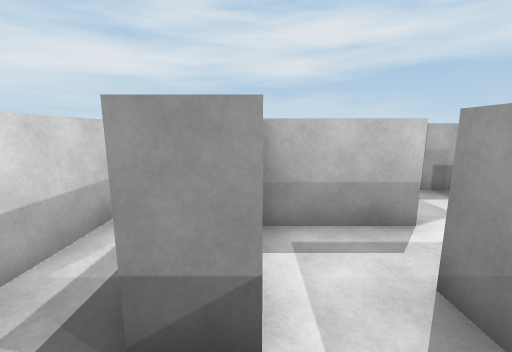
view 1 (above)

16 first-person views from a walk through a 3-D level made in the Unity game engine. The camera is 1.4 m above the floor, tilts 10° down and sees 90° across. The floor is counted in squares, 1 m on a side. Each view is taken from the middle of a square. On the plan, view 1 faces up. The plan holds only what a view shows up to about 13 squares ahead; the rest is blank. The player is left out.

view 2
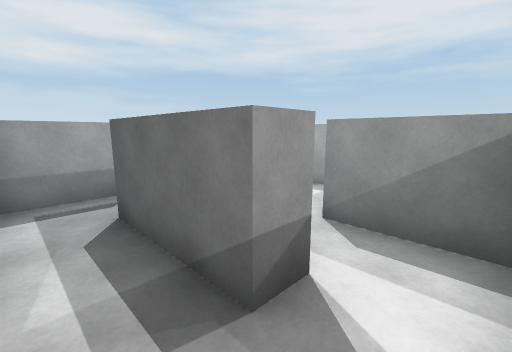

view 3
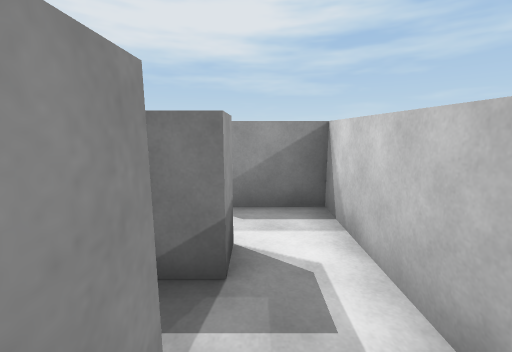

view 4
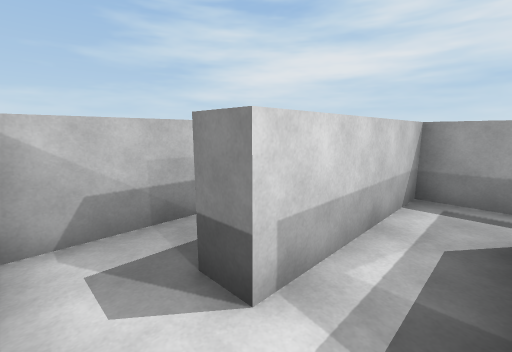

view 5
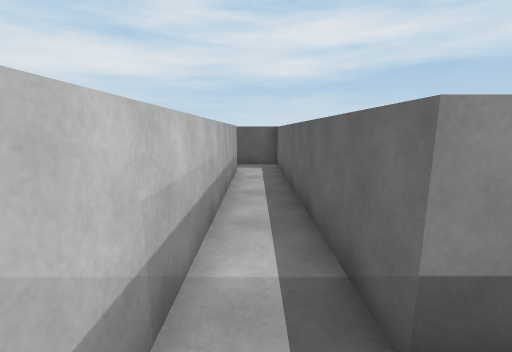

view 6
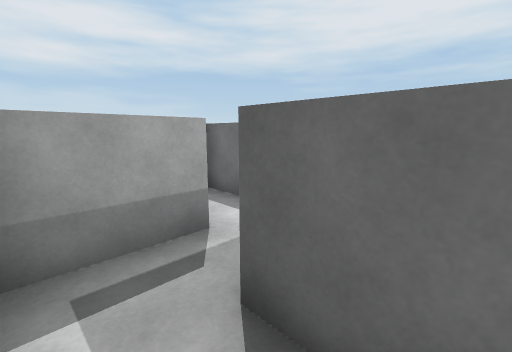

view 7
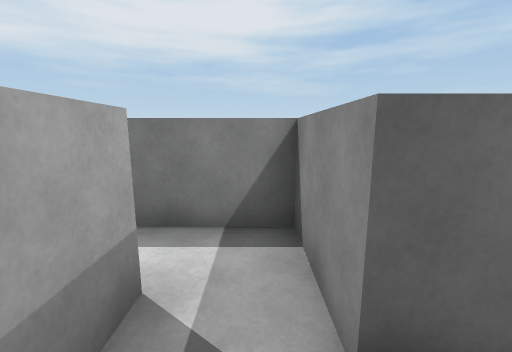

view 8
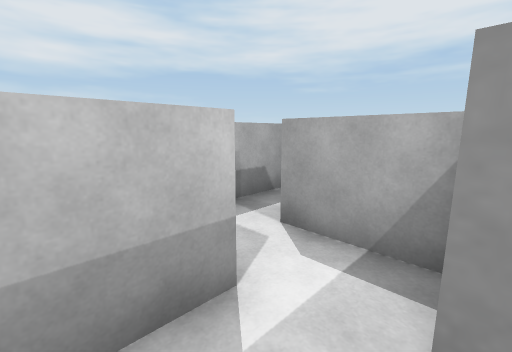

view 9
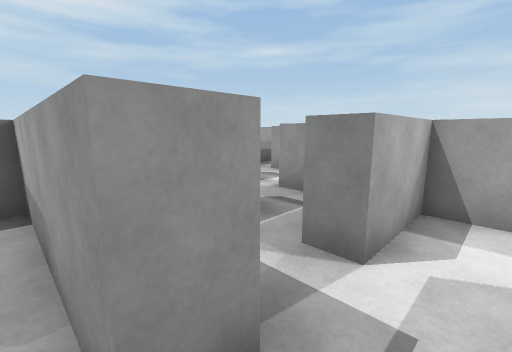

view 10
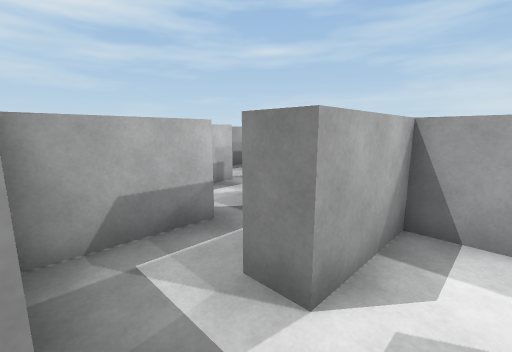

view 11
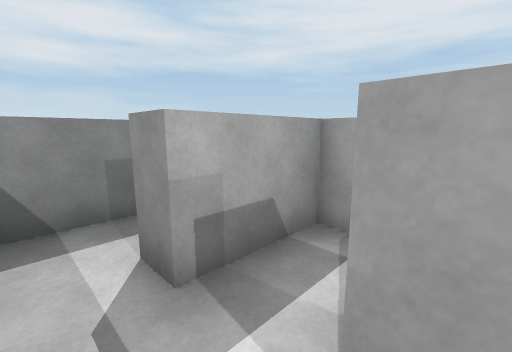

view 12
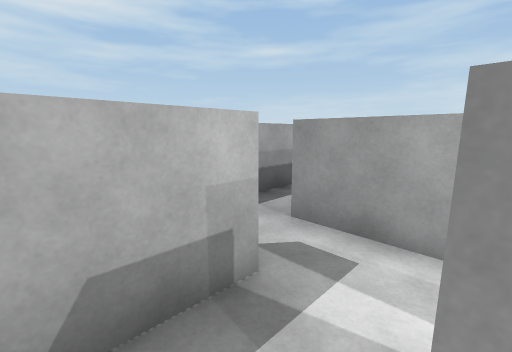

view 13
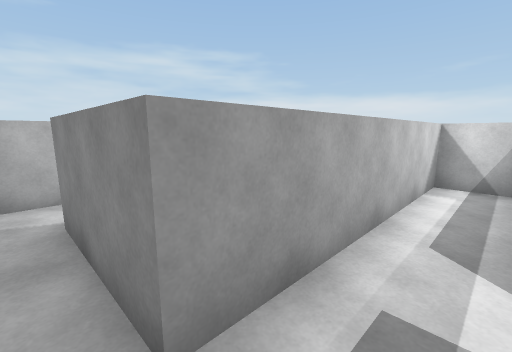

view 14
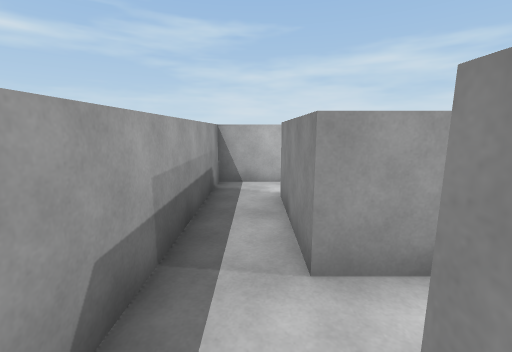

view 15
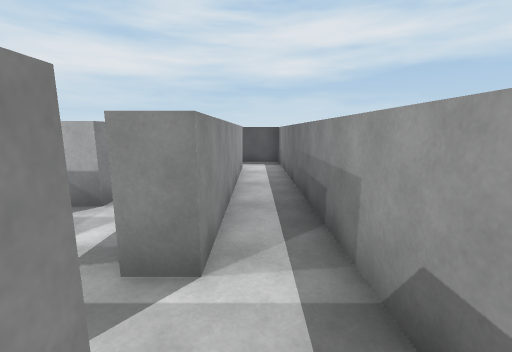

view 16
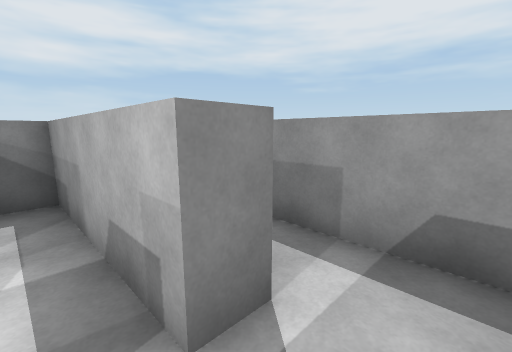

### Floor plan
Points are (right, up) in squares from view 1. A wall is a line through its corners. A room is listed if a view was taken in it or the views show most of it. See-through windows are left out.
Room 1 (views 1, 2, 4, 6, 7)
walls: (0.1, 1.3) (-0.8, 1.3) (-0.8, 4.4) (0.4, 4.4); (-1.9, -0.3) (0.6, -0.3); (0.1, 6) (-2.3, 6) (-2.3, 1.3)
ways out: opening at (-3, 0.5) to room 2; opening at (-0.5, 0.5) to room 3; opening at (-0.5, 5) to room 9
Room 2 (views 3, 5)
walls: (-2.3, 1.3) (-3.1, 1.3) (-3.1, 10.7) (-4.9, 10.7); (-4.7, 9) (-4.7, -0.1)
ways out: opening at (-3, 0.5) to room 1; opening at (-5, 10)
Room 3 (view 8)
walls: (0.6, -0.3) (1.6, -0.3) (1.6, 2.1)
ways out: opening at (-0.5, 0.5) to room 1; opening at (1, 2) to room 11
Room 4 (views 9, 10)
walls: (4, 4.4) (4.8, 4.4); (6.3, 6) (4, 6) (4, 6.8)
ways out: opening at (3, 4) to room 5; opening at (3, 6.5) to room 12; opening at (4.5, 5) to room 13
Room 5 (view 11)
walls: (2.9, 2.1) (4, 2.1) (4, 4.4)
ways out: opening at (3, 4) to room 4; opening at (2, 3) to room 11
Room 6 (view 12)
walls: (6.2, 2.1) (7.1, 2.1); (7.1, 3.6) (6.3, 3.6) (6.3, 4.6)
ways out: opening at (7, 3) to room 10; opening at (6, 4) to room 13
Room 7 (views 13, 14, 15)
walls: (9.5, -0.3) (9.5, -3.5); (9.5, 9.1) (9.5, 1.3); (9.2, -5) (11, -5) (11, 10.7) (9.4, 10.7)
ways out: opening at (9, 0.5) to room 8; opening at (9, -4)
Room 8 (view 16)
walls: (9.5, 1.3) (8.7, 1.3) (8.7, 2.5); (2.4, 1.1) (2.4, -0.3) (9.5, -0.3)
ways out: opening at (9, 0.5) to room 7; opening at (8, 2) to room 10
Room 9 (no view inside)
walls: (0.4, 4.4) (1.6, 4.4) (1.6, 7.4)
ways out: opening at (-0.5, 5) to room 1; opening at (1, 6.5)
Room 10 (no view inside)
walls: (7.1, 4.1) (7.1, 3.6); (8.7, 2.5) (8.7, 6) (7.9, 6)
ways out: opening at (7, 3) to room 6; opening at (8, 2) to room 8
Room 11 (no view inside)
walls: (2.5, 3.6) (0, 3.6)
ways out: opening at (1, 2) to room 3; opening at (2, 3) to room 5
Room 12 (no view inside)
walls: (4.6, 8.4) (2.9, 8.4); (4, 6.8) (5.4, 6.8)
ways out: opening at (3, 6.5) to room 4; opening at (4.5, 8)
Room 13 (no view inside)
walls: (6.3, 4.6) (6.3, 6)
ways out: opening at (4.5, 5) to room 4; opening at (6, 4) to room 6

Positions as (right, up) in squares from view 1, and headings:
1: (0, 0), facing up
2: (-2, 0), facing up-right
3: (-3, 1), facing right
4: (-1, 0), facing up-left
5: (-4, 0), facing up
6: (-2, 3), facing up-right
7: (-2, 5), facing right
8: (1, 2), facing up-right
9: (3, 7), facing down-right
10: (3, 6), facing down-right
11: (3, 4), facing up-right
12: (7, 3), facing down-right
13: (10, 1), facing down-left
14: (10, 2), facing down
15: (10, -1), facing up
16: (8, 0), facing up-right
